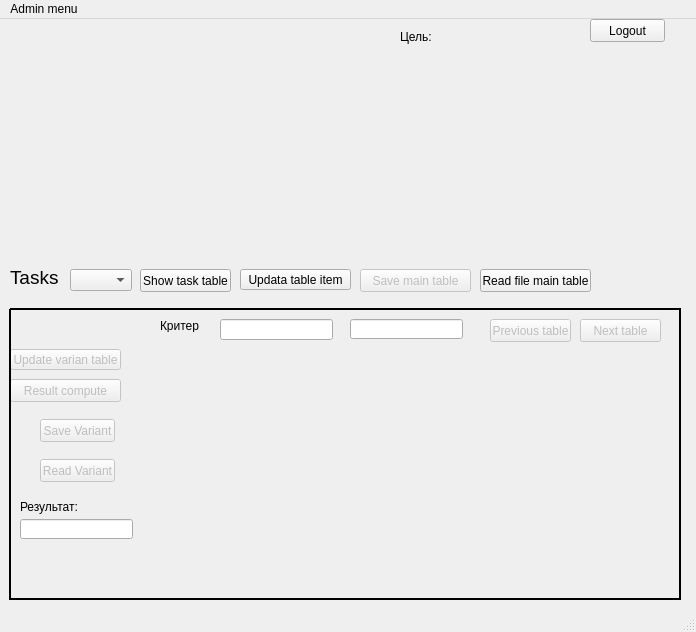
<?xml version="1.0" encoding="UTF-8"?>
<ui version="4.0">
 <class>MainWindow</class>
 <widget class="QMainWindow" name="MainWindow">
  <property name="geometry">
   <rect>
    <x>0</x>
    <y>0</y>
    <width>696</width>
    <height>632</height>
   </rect>
  </property>
  <property name="windowTitle">
   <string>MainWindow</string>
  </property>
  <widget class="QWidget" name="centralwidget">
   <widget class="QPushButton" name="btnUpdateMainTable">
    <property name="geometry">
     <rect>
      <x>240</x>
      <y>250</y>
      <width>111</width>
      <height>21</height>
     </rect>
    </property>
    <property name="text">
     <string>Updata table item</string>
    </property>
   </widget>
   <widget class="QPushButton" name="btnUpdateVariantTable">
    <property name="enabled">
     <bool>false</bool>
    </property>
    <property name="geometry">
     <rect>
      <x>10</x>
      <y>330</y>
      <width>111</width>
      <height>21</height>
     </rect>
    </property>
    <property name="text">
     <string>Update varian table</string>
    </property>
   </widget>
   <widget class="QWidget" name="verticalLayoutWidget">
    <property name="geometry">
     <rect>
      <x>10</x>
      <y>30</y>
      <width>661</width>
      <height>211</height>
     </rect>
    </property>
    <layout class="QVBoxLayout" name="verticalLayout"/>
   </widget>
   <widget class="QWidget" name="verticalLayoutWidget_2">
    <property name="geometry">
     <rect>
      <x>160</x>
      <y>330</y>
      <width>501</width>
      <height>231</height>
     </rect>
    </property>
    <layout class="QVBoxLayout" name="verticalLayout_2"/>
   </widget>
   <widget class="QLabel" name="label">
    <property name="geometry">
     <rect>
      <x>160</x>
      <y>300</y>
      <width>47</width>
      <height>13</height>
     </rect>
    </property>
    <property name="text">
     <string>Критер</string>
    </property>
   </widget>
   <widget class="QLineEdit" name="lineEdit_crit">
    <property name="enabled">
     <bool>true</bool>
    </property>
    <property name="geometry">
     <rect>
      <x>220</x>
      <y>300</y>
      <width>113</width>
      <height>21</height>
     </rect>
    </property>
   </widget>
   <widget class="QLineEdit" name="lineName">
    <property name="enabled">
     <bool>true</bool>
    </property>
    <property name="geometry">
     <rect>
      <x>350</x>
      <y>300</y>
      <width>113</width>
      <height>20</height>
     </rect>
    </property>
   </widget>
   <widget class="QLabel" name="labelResult">
    <property name="geometry">
     <rect>
      <x>20</x>
      <y>480</y>
      <width>61</width>
      <height>16</height>
     </rect>
    </property>
    <property name="text">
     <string>Результат: </string>
    </property>
   </widget>
   <widget class="QLineEdit" name="lineResult">
    <property name="geometry">
     <rect>
      <x>20</x>
      <y>500</y>
      <width>113</width>
      <height>20</height>
     </rect>
    </property>
   </widget>
   <widget class="QLabel" name="labelTarget">
    <property name="geometry">
     <rect>
      <x>400</x>
      <y>10</y>
      <width>191</width>
      <height>16</height>
     </rect>
    </property>
    <property name="text">
     <string>Цель: </string>
    </property>
   </widget>
   <widget class="QPushButton" name="btnSave">
    <property name="enabled">
     <bool>false</bool>
    </property>
    <property name="geometry">
     <rect>
      <x>360</x>
      <y>250</y>
      <width>111</width>
      <height>23</height>
     </rect>
    </property>
    <property name="text">
     <string>Save main table</string>
    </property>
   </widget>
   <widget class="QPushButton" name="btnReadFile">
    <property name="geometry">
     <rect>
      <x>480</x>
      <y>250</y>
      <width>111</width>
      <height>23</height>
     </rect>
    </property>
    <property name="text">
     <string>Read file main table</string>
    </property>
   </widget>
   <widget class="QPushButton" name="btnNextTableVariant">
    <property name="enabled">
     <bool>false</bool>
    </property>
    <property name="geometry">
     <rect>
      <x>580</x>
      <y>300</y>
      <width>81</width>
      <height>23</height>
     </rect>
    </property>
    <property name="text">
     <string>Next table</string>
    </property>
   </widget>
   <widget class="QPushButton" name="btnPreviousTableVariant">
    <property name="enabled">
     <bool>false</bool>
    </property>
    <property name="geometry">
     <rect>
      <x>490</x>
      <y>300</y>
      <width>81</width>
      <height>23</height>
     </rect>
    </property>
    <property name="text">
     <string>Previous table</string>
    </property>
   </widget>
   <widget class="QPushButton" name="btnResultCompute">
    <property name="enabled">
     <bool>false</bool>
    </property>
    <property name="geometry">
     <rect>
      <x>10</x>
      <y>360</y>
      <width>111</width>
      <height>23</height>
     </rect>
    </property>
    <property name="text">
     <string>Result compute</string>
    </property>
   </widget>
   <widget class="QPushButton" name="btnLogout">
    <property name="geometry">
     <rect>
      <x>590</x>
      <y>0</y>
      <width>75</width>
      <height>23</height>
     </rect>
    </property>
    <property name="text">
     <string>Logout</string>
    </property>
   </widget>
   <widget class="QPushButton" name="btnSaveVariant">
    <property name="enabled">
     <bool>false</bool>
    </property>
    <property name="geometry">
     <rect>
      <x>40</x>
      <y>400</y>
      <width>75</width>
      <height>23</height>
     </rect>
    </property>
    <property name="text">
     <string>Save Variant</string>
    </property>
   </widget>
   <widget class="QPushButton" name="btnReadFileVariant">
    <property name="enabled">
     <bool>false</bool>
    </property>
    <property name="geometry">
     <rect>
      <x>40</x>
      <y>440</y>
      <width>75</width>
      <height>23</height>
     </rect>
    </property>
    <property name="text">
     <string>Read Variant</string>
    </property>
   </widget>
   <widget class="Line" name="line">
    <property name="geometry">
     <rect>
      <x>10</x>
      <y>280</y>
      <width>671</width>
      <height>20</height>
     </rect>
    </property>
    <property name="frameShadow">
     <enum>QFrame::Plain</enum>
    </property>
    <property name="lineWidth">
     <number>2</number>
    </property>
    <property name="orientation">
     <enum>Qt::Horizontal</enum>
    </property>
   </widget>
   <widget class="Line" name="line_2">
    <property name="geometry">
     <rect>
      <x>0</x>
      <y>290</y>
      <width>20</width>
      <height>291</height>
     </rect>
    </property>
    <property name="frameShadow">
     <enum>QFrame::Plain</enum>
    </property>
    <property name="lineWidth">
     <number>2</number>
    </property>
    <property name="orientation">
     <enum>Qt::Vertical</enum>
    </property>
   </widget>
   <widget class="Line" name="line_3">
    <property name="geometry">
     <rect>
      <x>10</x>
      <y>570</y>
      <width>671</width>
      <height>20</height>
     </rect>
    </property>
    <property name="frameShadow">
     <enum>QFrame::Plain</enum>
    </property>
    <property name="lineWidth">
     <number>2</number>
    </property>
    <property name="orientation">
     <enum>Qt::Horizontal</enum>
    </property>
   </widget>
   <widget class="Line" name="line_4">
    <property name="geometry">
     <rect>
      <x>660</x>
      <y>290</y>
      <width>41</width>
      <height>291</height>
     </rect>
    </property>
    <property name="frameShadow">
     <enum>QFrame::Plain</enum>
    </property>
    <property name="lineWidth">
     <number>2</number>
    </property>
    <property name="orientation">
     <enum>Qt::Vertical</enum>
    </property>
   </widget>
   <widget class="QComboBox" name="comboBoxTask">
    <property name="geometry">
     <rect>
      <x>70</x>
      <y>250</y>
      <width>62</width>
      <height>22</height>
     </rect>
    </property>
   </widget>
   <widget class="QLabel" name="label_2">
    <property name="geometry">
     <rect>
      <x>10</x>
      <y>250</y>
      <width>51</width>
      <height>16</height>
     </rect>
    </property>
    <property name="font">
     <font>
      <pointsize>14</pointsize>
     </font>
    </property>
    <property name="text">
     <string>Tasks</string>
    </property>
   </widget>
   <widget class="QPushButton" name="btnShowTaskTable">
    <property name="geometry">
     <rect>
      <x>140</x>
      <y>250</y>
      <width>91</width>
      <height>23</height>
     </rect>
    </property>
    <property name="text">
     <string>Show task table</string>
    </property>
   </widget>
  </widget>
  <widget class="QStatusBar" name="statusbar"/>
  <widget class="QMenuBar" name="menubar">
   <property name="geometry">
    <rect>
     <x>0</x>
     <y>0</y>
     <width>696</width>
     <height>22</height>
    </rect>
   </property>
   <widget class="QMenu" name="menuAdmin_menu">
    <property name="enabled">
     <bool>true</bool>
    </property>
    <property name="title">
     <string>Admin menu</string>
    </property>
    <addaction name="actionAdd_new_task"/>
    <addaction name="actionShow_results"/>
   </widget>
   <addaction name="menuAdmin_menu"/>
  </widget>
  <action name="actionAdd_new_task">
   <property name="checkable">
    <bool>true</bool>
   </property>
   <property name="enabled">
    <bool>true</bool>
   </property>
   <property name="text">
    <string>Add new task</string>
   </property>
  </action>
  <action name="actionShow_results">
   <property name="checkable">
    <bool>true</bool>
   </property>
   <property name="text">
    <string>Show results</string>
   </property>
  </action>
 </widget>
 <resources/>
 <connections/>
</ui>
